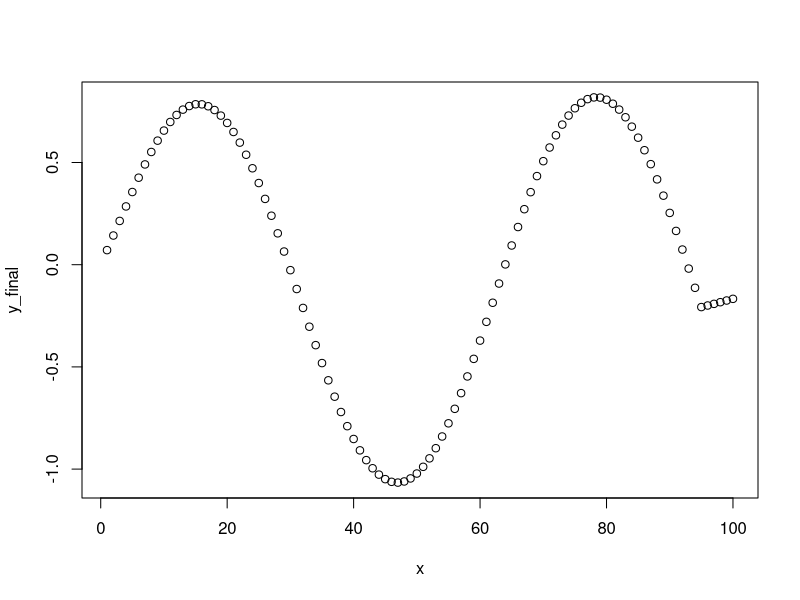

Write R code to recreate this figure.
set.seed(1)
x <- c(1:100)
y <- sin(x/10) + rnorm(1,0,0.2)
f <- 0.1
y_final <- rep(0,100)
  n <- length(x)
  k <- f*n
  weights <- matrix(0, nrow = k+1 ,ncol = n)
  
  for (i in 1:n){
    vector_distance = vector()
    w <- matrix(0,nrow = k+1,ncol = k+1)
    for (j in 1:n){
      vector_distance[j] <- (abs(x[j]-x[i]))
    }
    vector_indicies <- order(vector_distance)[1:(k+1)]
    vector_distance <- sort(vector_distance)
    neighbours <- vector_distance[1:(k+1)]
    for (l in 1:k+1){
      weights[l,i] <- (1-(neighbours[l]/max(neighbours)^3)^3)
    }
    w <- diag(weights[,i],nrow = k+1,ncol = k+1)
    x_neighbours <- as.matrix(x[vector_indicies])
    y_neighbours <- as.matrix(y[vector_indicies])
    xt_neighbours <- t(x_neighbours)
    b <- solve((xt_neighbours %*% w %*% x_neighbours))
    b <- b %*% xt_neighbours %*% w %*% y_neighbours
    y_final[i] <- b*x[i]

  }
plot(x,y_final)
